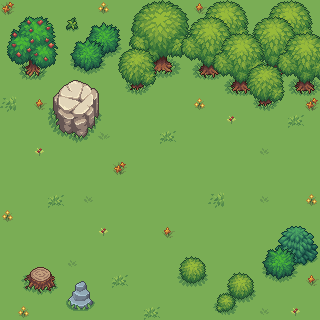

A level layout from a 2D game, rendered from its tile map. Below: a short description, then the map file with its tile-grid data intact:
An orthogonal 20x20 tile map with 16x16 px tiles, 6 tile layers (ground, grass and flowers, tree layer 1, tree layer 2, ...).

<map version="1.10" tiledversion="1.12.2" orientation="orthogonal" renderorder="right-down" width="20" height="20" tilewidth="16" tileheight="16" infinite="0" nextlayerid="7" nextobjectid="1">
 <tileset firstgid="1" source="../havensreach/exterior.tsx" />
 <layer id="1" name="ground" width="20" height="20">
  <data encoding="csv">
182,182,182,182,182,182,182,182,182,182,182,182,182,182,182,182,182,182,182,182,
182,182,182,182,182,182,182,182,182,182,182,182,182,182,182,182,182,182,182,182,
182,182,182,182,182,182,182,182,182,182,182,182,182,182,182,182,182,182,182,182,
182,182,182,182,182,182,182,182,182,182,182,182,182,182,182,182,182,182,182,182,
182,182,182,182,182,182,182,182,182,182,182,182,182,182,182,182,182,182,182,182,
182,182,182,182,182,182,182,182,182,182,182,182,227,227,182,182,182,182,182,182,
182,182,182,182,182,182,182,182,182,182,182,182,227,227,182,182,182,182,182,182,
182,182,182,182,182,182,182,182,182,182,182,182,182,182,182,182,182,182,182,182,
182,182,182,182,182,182,182,182,182,182,182,182,182,182,182,182,182,182,182,182,
182,182,182,182,182,182,182,182,182,182,182,182,182,182,182,182,182,182,182,182,
182,182,182,182,182,182,182,182,182,182,182,182,182,182,182,182,182,182,182,182,
182,182,182,182,182,182,182,182,182,182,182,182,182,182,182,182,182,182,182,182,
182,182,182,182,182,182,182,182,182,182,182,182,182,182,182,182,182,182,182,182,
182,182,182,182,182,182,182,182,182,182,182,182,182,182,182,182,182,182,182,182,
182,182,182,182,182,182,182,182,182,182,182,182,182,182,182,182,182,182,182,182,
182,182,182,182,182,182,182,182,182,182,182,182,182,182,182,182,182,182,182,182,
182,182,182,182,182,182,182,182,182,182,182,182,182,182,182,182,182,182,182,182,
182,182,182,182,182,182,182,182,182,182,182,182,182,182,182,182,182,182,182,182,
182,182,182,182,182,182,182,182,182,182,182,182,182,182,182,182,182,182,182,182,
182,182,182,182,182,182,182,182,182,182,182,182,182,182,182,182,182,182,182,182
</data>
 </layer>
 <layer id="6" name="grass and flowers" width="20" height="20">
  <data encoding="csv">
600,0,0,0,0,0,645,0,0,0,0,0,675,0,0,0,0,0,0,0,
0,0,0,0,0,0,0,0,0,0,0,0,0,0,0,0,0,0,0,0,
0,0,0,0,0,0,0,0,0,0,0,0,0,0,0,0,0,0,0,0,
0,0,0,0,0,0,0,0,0,0,0,0,0,0,0,0,0,0,0,0,
0,0,0,0,0,0,0,0,0,0,0,0,0,0,0,0,0,0,0,0,
0,0,0,0,0,0,0,0,0,0,0,0,0,0,0,0,0,0,0,0,
747,0,675,0,0,0,0,0,0,0,0,0,645,0,0,0,0,0,0,600,
0,0,0,0,0,0,0,0,0,0,0,0,0,0,624,0,0,0,746,0,
0,0,0,0,0,0,0,0,0,0,746,0,0,0,0,0,0,0,0,0,
0,0,624,0,0,0,0,0,0,0,0,0,0,0,0,0,599,0,0,0,
0,0,0,0,0,0,0,600,0,0,0,0,0,0,0,0,0,0,0,0,
0,0,0,0,0,0,0,0,0,0,0,0,0,0,0,0,0,0,0,0,
0,0,0,746,0,599,0,0,0,0,0,0,0,747,0,0,599,0,0,645,
645,0,0,0,0,0,0,0,0,0,0,0,0,0,0,0,0,0,0,0,
0,0,0,0,0,0,624,0,0,0,675,0,0,0,0,0,0,0,0,0,
0,0,0,0,0,0,0,0,0,0,0,0,0,0,0,0,0,0,0,0,
0,0,0,0,599,0,0,0,0,0,0,0,0,0,0,0,0,0,0,0,
0,0,0,0,0,0,0,746,0,0,0,0,0,0,0,0,0,0,0,675,
0,0,0,0,0,0,0,0,0,0,0,0,0,0,0,0,0,0,0,0,
0,645,0,0,0,0,0,0,0,746,0,0,0,0,0,0,599,0,624,0
</data>
 </layer>
 <layer id="2" name="tree layer 1" width="20" height="20">
  <data encoding="csv">
309,310,311,312,0,0,0,0,305,306,307,308,191,192,193,194,191,192,193,194,
324,325,326,327,0,343,344,345,320,321,322,323,206,207,208,209,206,207,208,209,
339,340,341,342,0,358,359,360,335,336,337,338,221,222,223,224,221,222,223,224,
354,355,356,357,0,373,374,375,350,351,352,353,236,237,238,0,236,237,238,0,
369,370,371,372,0,0,0,0,365,366,367,368,236,0,0,0,0,0,0,0,
0,0,0,616,617,618,619,0,0,0,0,0,0,0,0,0,0,0,0,0,
0,0,0,631,632,633,634,0,0,0,0,0,0,0,0,0,0,0,0,0,
0,0,0,646,647,648,649,0,0,0,0,0,0,0,0,0,0,0,0,0,
0,0,0,661,662,663,664,0,0,0,0,0,0,0,0,0,0,0,0,0,
0,0,0,0,0,0,0,0,0,0,0,0,0,0,0,0,0,0,0,0,
0,0,0,0,0,0,0,0,0,0,0,0,0,0,0,0,0,0,0,0,
0,0,0,0,0,0,0,0,0,0,0,0,0,0,0,0,0,0,0,0,
0,0,0,0,0,0,0,0,0,0,0,0,0,0,0,0,0,0,0,0,
0,0,0,0,0,0,0,0,0,0,0,0,0,0,0,0,0,0,0,0,
0,0,0,0,0,0,0,0,0,0,0,0,0,0,0,0,0,571,572,573,
0,0,0,0,0,0,0,0,0,0,0,0,0,0,0,0,0,586,587,588,
0,596,597,598,0,0,0,0,0,0,0,281,282,0,0,0,0,601,602,603,
0,611,612,613,689,690,0,0,0,0,0,296,297,0,281,282,0,0,0,0,
0,626,627,628,704,705,0,0,0,0,0,0,0,0,296,297,0,0,0,0,
0,0,0,0,719,720,0,0,0,0,0,0,0,0,0,0,0,0,0,0
</data>
 </layer>
 <layer id="3" name="tree layer 2" width="20" height="20">
  <data encoding="csv">
0,0,0,0,0,0,0,0,0,0,0,0,0,0,0,0,0,0,0,0,
0,0,0,0,0,0,0,0,0,0,0,191,192,193,194,191,192,193,194,0,
0,0,0,0,343,344,345,0,0,0,0,206,207,208,209,206,207,208,209,0,
0,0,0,0,358,359,360,268,269,270,0,221,222,223,224,221,222,223,224,0,
0,0,0,0,373,374,375,283,284,285,0,236,237,238,0,236,237,238,0,0,
0,0,0,0,0,0,0,298,299,300,0,0,0,0,0,0,0,0,0,0,
0,0,0,0,0,0,0,0,0,0,0,0,0,0,0,0,0,0,0,0,
0,0,0,0,0,0,0,0,0,0,0,0,0,0,0,0,0,0,0,0,
0,0,0,0,0,0,0,0,0,0,0,0,0,0,0,0,0,0,0,0,
0,0,0,0,0,0,0,0,0,0,0,0,0,0,0,0,0,0,0,0,
0,0,0,0,0,0,0,0,0,0,0,0,0,0,0,0,0,0,0,0,
0,0,0,0,0,0,0,0,0,0,0,0,0,0,0,0,0,0,0,0,
0,0,0,0,0,0,0,0,0,0,0,0,0,0,0,0,0,0,0,0,
0,0,0,0,0,0,0,0,0,0,0,0,0,0,0,0,0,0,0,0,
0,0,0,0,0,0,0,0,0,0,0,0,0,0,0,0,0,0,0,0,
0,0,0,0,0,0,0,0,0,0,0,0,0,0,0,0,343,344,345,0,
0,0,0,0,0,0,0,0,0,0,0,0,0,0,0,0,358,359,360,0,
0,0,0,0,0,0,0,0,0,0,0,0,0,0,0,0,373,374,375,0,
0,0,0,0,0,0,0,0,0,0,0,0,0,239,240,0,0,0,0,0,
0,0,0,0,0,0,0,0,0,0,0,0,0,254,255,0,0,0,0,0
</data>
 </layer>
 <layer id="4" name="tree layer 3" width="20" height="20">
  <data encoding="csv">
0,0,0,0,0,0,0,0,0,0,0,0,0,0,0,0,0,0,0,0,
0,0,0,0,195,0,0,0,0,0,0,0,0,0,0,0,0,0,0,0,
0,0,0,0,0,0,0,0,0,0,0,0,0,191,192,193,194,191,192,193,
0,0,0,0,0,0,0,0,0,0,0,0,0,206,207,208,209,206,207,208,
0,0,0,0,0,0,0,0,0,0,0,0,0,221,222,223,224,221,222,223,
0,0,0,0,0,0,0,0,0,0,0,0,0,236,237,238,0,236,237,238,
0,0,0,0,0,0,0,0,0,0,0,0,0,0,0,0,0,0,0,0,
0,0,0,0,0,0,0,0,0,0,0,0,0,0,0,0,0,0,0,0,
0,0,0,0,0,0,0,0,0,0,0,0,0,0,0,0,0,0,0,0,
0,0,0,0,0,0,0,0,0,0,0,0,0,0,0,0,0,0,0,0,
0,0,0,0,0,0,0,0,0,0,0,0,0,0,0,0,0,0,0,0,
0,0,0,0,0,0,0,0,0,0,0,0,0,0,0,0,0,0,0,0,
0,0,0,0,0,0,0,0,0,0,0,0,0,0,0,0,0,0,0,0,
0,0,0,0,0,0,0,0,0,0,0,0,0,0,0,0,0,0,0,0,
0,0,0,0,0,0,0,0,0,0,0,0,0,0,0,0,0,0,0,0,
0,0,0,0,0,0,0,0,0,0,0,0,0,0,0,0,0,0,0,0,
0,0,0,0,0,0,0,0,0,0,0,0,0,0,0,0,0,0,0,0,
0,0,0,0,0,0,0,0,0,0,0,0,0,0,0,0,0,0,0,0,
0,0,0,0,0,0,0,0,0,0,0,0,0,0,0,0,0,0,0,0,
0,0,0,0,0,0,0,0,0,0,0,0,0,0,0,0,0,0,0,0
</data>
 </layer>
 <layer id="5" name="tree layer 4" width="20" height="20">
  <data encoding="csv">
0,0,0,0,0,0,0,0,0,0,0,0,0,0,0,0,0,0,0,0,
0,0,0,0,0,0,0,0,0,0,0,0,0,0,0,0,0,0,0,0,
0,0,0,0,0,0,0,0,0,0,0,0,0,0,0,0,0,0,0,0,
0,0,0,0,0,0,0,0,0,0,0,0,0,0,0,0,0,0,0,0,
0,0,0,0,0,0,0,0,0,0,0,0,0,0,0,268,269,270,0,0,
0,0,0,0,0,0,0,0,0,0,0,0,0,0,0,283,284,285,0,0,
0,0,0,0,0,0,0,0,0,0,0,0,0,0,0,298,299,300,0,0,
0,0,0,0,0,0,0,0,0,0,0,0,0,0,0,0,0,0,0,0,
0,0,0,0,0,0,0,0,0,0,0,0,0,0,0,0,0,0,0,0,
0,0,0,0,0,0,0,0,0,0,0,0,0,0,0,0,0,0,0,0,
0,0,0,0,0,0,0,0,0,0,0,0,0,0,0,0,0,0,0,0,
0,0,0,0,0,0,0,0,0,0,0,0,0,0,0,0,0,0,0,0,
0,0,0,0,0,0,0,0,0,0,0,0,0,0,0,0,0,0,0,0,
0,0,0,0,0,0,0,0,0,0,0,0,0,0,0,0,0,0,0,0,
0,0,0,0,0,0,0,0,0,0,0,0,0,0,0,0,0,0,0,0,
0,0,0,0,0,0,0,0,0,0,0,0,0,0,0,0,0,0,0,0,
0,0,0,0,0,0,0,0,0,0,0,0,0,0,0,0,0,0,0,0,
0,0,0,0,0,0,0,0,0,0,0,0,0,0,0,0,0,0,0,0,
0,0,0,0,0,0,0,0,0,0,0,0,0,0,0,0,0,0,0,0,
0,0,0,0,0,0,0,0,0,0,0,0,0,0,0,0,0,0,0,0
</data>
 </layer>
</map>
